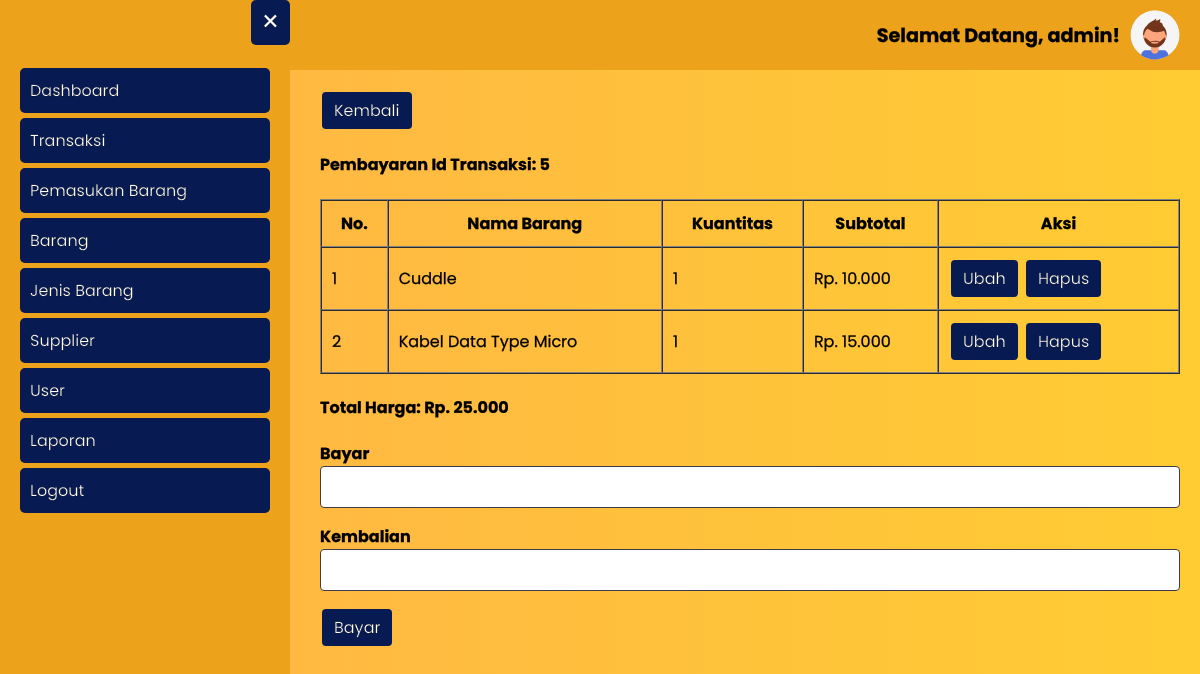
The app's page /transaksi/bayar.php?id_transaksi=5 (signed in) with its own data.
### tables this page shows
CREATE TABLE `user` (
  `id_user` int(11) NOT NULL,
  `username` varchar(20) NOT NULL,
  `password` varchar(300) NOT NULL,
  `hak_akses` enum('administrator','operator') NOT NULL,
  `nama_lengkap` varchar(50) NOT NULL,
  `no_telp_user` varchar(20) NOT NULL
);

CREATE TABLE `transaksi` (
  `id_transaksi` int(11) NOT NULL,
  `tanggal_transaksi` datetime NOT NULL,
  `total_harga` int(11) DEFAULT NULL,
  `bayar` int(11) DEFAULT NULL,
  `kembalian` int(11) DEFAULT NULL,
  `id_user` int(11) NOT NULL
);

CREATE TABLE `detail_transaksi` (
  `id_detail_transaksi` int(11) NOT NULL,
  `id_transaksi` int(11) NOT NULL,
  `id_barang` int(11) NOT NULL,
  `kuantitas` int(11) NOT NULL,
  `subtotal` int(11) NOT NULL
);

CREATE TABLE `barang` (
  `id_barang` int(11) NOT NULL,
  `nama_barang` varchar(50) NOT NULL,
  `harga_beli` int(11) NOT NULL,
  `harga_jual` int(11) NOT NULL,
  `stok_barang` int(11) NOT NULL,
  `id_jenis_barang` int(11) NOT NULL
);

### transaksi/bayar.php (the view, shortened to what this page needs)
<?php
require_once '../koneksi.php';
$id_transaksi = htmlspecialchars($_GET['id_transaksi']);
$data_transaksi = mysqli_fetch_assoc(mysqli_query($koneksi, "SELECT * FROM transaksi INNER JOIN user ON transaksi.id_user = user.id_user WHERE transaksi.id_transaksi = '$id_transaksi'"));
$detail_transaksi = mysqli_query($koneksi, "SELECT * FROM detail_transaksi INNER JOIN transaksi ON detail_transaksi.id_transaksi = transaksi.id_transaksi INNER JOIN barang ON detail_transaksi.id_barang = barang.id_barang WHERE detail_transaksi.id_transaksi = '$id_transaksi' ORDER BY barang.nama_barang ASC");
$id_user = htmlspecialchars($_SESSION['id_user']);
$data_profile = mysqli_fetch_assoc(mysqli_query($koneksi, "SELECT * FROM user WHERE id_user = '$id_user'"));
?>
<html>
<head>
	<?php include_once '../include/head.php'; ?>
</head>
<body class="bg-gradient">
    <?php include_once '../include/topbar.php' ?>
	<?php include_once '../include/sidebar.php'; ?>
	<div class="main-content">
		<a href="<?= BASE_URL; ?>transaksi/detail_transaksi.php?id_transaksi=<?= $data_transaksi['id_transaksi']; ?>" class="btn">Kembali</a>
		<div class="my">
			<h4>Pembayaran Id Transaksi: <?= $data_transaksi['id_transaksi']; ?></h4>
			<table border="1" cellpadding="10" cellspacing="0">
				<thead>
					<tr>
						<th>No.</th>
						<th>Nama Barang</th>
						<th>Kuantitas</th>
						<th>Subtotal</th>
						<th>Aksi</th>
					</tr>
				</thead>
				<tbody>
					<?php $i = 1; ?>
					<?php foreach ($detail_transaksi as $ddt): ?>
						<tr>
							<td><?= $i++; ?></td>
							<td><?= $ddt['nama_barang']; ?></td>
							<td><?= $ddt['kuantitas']; ?></td>
							<td>Rp. <?= str_replace(",", ".", number_format($ddt['subtotal'])); ?></td>
							<td>
								<a href="ubah_detail_transaksi.php?id_detail_transaksi=<?= $ddt['id_detail_transaksi']; ?>&id_transaksi=<?= $id_transaksi; ?>" class="btn">Ubah</a>
								<a onclick="return confirm('Apakah Anda yakin ingin menghapus transaksi <?= $ddt['nama_barang']; ?>?')" href="hapus_detail_transaksi.php?id_detail_transaksi=<?= $ddt['id_detail_transaksi']; ?>&id_transaksi=<?= $id_transaksi; ?>" class="btn">Hapus</a>
							</td>
						</tr>
					<?php endforeach ?>
				</tbody>
			</table>
			<h4>Total Harga: Rp. <?= str_replace(",", ".", number_format($data_transaksi['total_harga'])); ?></h4>
			<form method="post">
			  <div class="form-group">
			    <label for="bayar">Bayar</label>
			    <input type="number" name="bayar" id="bayar" class="form-input" required>
			  </div>
			  <div class="form-group">
			    <label for="kembalian">Kembalian</label>
			    <input style="cursor: not-allowed;" type="number" name="kembalian" id="kembalian" class="form-input">
			  </div>
			  <div class="form-group">
			    <button type="submit" name="btnBayar" class="btn">Bayar</button>
			  </div>
			</form>
		</div>
	</div>
</body>
</html>

### include/topbar.php
<button class="open-btn">&#9776;</button>
<div class="topbar">
	<h1>Selamat Datang, <?= $data_profile['username']; ?>!</h1>
	<a href="<?= BASE_URL; ?>user/profile.php">
		<img src="<?= BASE_URL; ?>assets/img/profile_pic.svg" alt="Profile Picture">
	</a>
</div>

### assets/style.css (style rules this page uses)
* { font-family: 'Poppins', sans-serif; -webkit-text-stroke-width: .25px; -webkit-text-stroke-color: black; }
body { margin: 0; padding: 0; }
.bg-gradient { background: rgb(255,179,71); background: linear-gradient(90deg, rgba(255,179,71,1) 0%, rgba(255,204,51,1) 100%); }
.form-group { margin-bottom: 1rem; font-weight: bold; }
.form-input { width: 100%; display: block; color: #495057; background-color: #fff; border: 1px solid #403B4A; border-radius: 0.25rem; padding: 10px; }
.my { margin: 1rem 0; }
.main-content { margin-left: 300px; padding: 20px; transition: all 0.3s ease-in-out; }
.open-btn { position: absolute; left: 10px; top: 10px; font-size: 30px; padding: 0 10px; cursor: pointer; border-radius: 5px; background: #071a52; border: none; color: white; }
.topbar { display: flex; justify-content: flex-end; align-items: center; background-color: #eca31b; padding: 10px 20px; }
.topbar img { height: 50px; width: 50px; border-radius: 50%; margin-left: 10px; margin-right: 0; }
.topbar h1 { font-size: 1.2em; margin: 0; }
.btn { margin: 2px; display: inline-block; font-size: 1rem; color: black; text-align: center; border: 1px solid black; padding: 0.375rem 0.75rem; border-radius: 0.25rem; text-decoration: none; cursor: pointer; background: #071a52; border: none; color: white; }
table { width: 100%; }

### records on screen
user: username "admin"
transaksi: id_transaksi "5", total_harga "25.000"
detail_transaksi: id_barang.nama_barang "Cuddle", kuantitas "1", subtotal "10.000"
detail_transaksi: id_barang.nama_barang "Kabel Data Type Micro", kuantitas "1", subtotal "15.000"
